Frame 1 (no input): blank canvas, image omitted
Frame 60 (the mouse pressed at the canvas centre just before this capture): blank canvas, image omitted
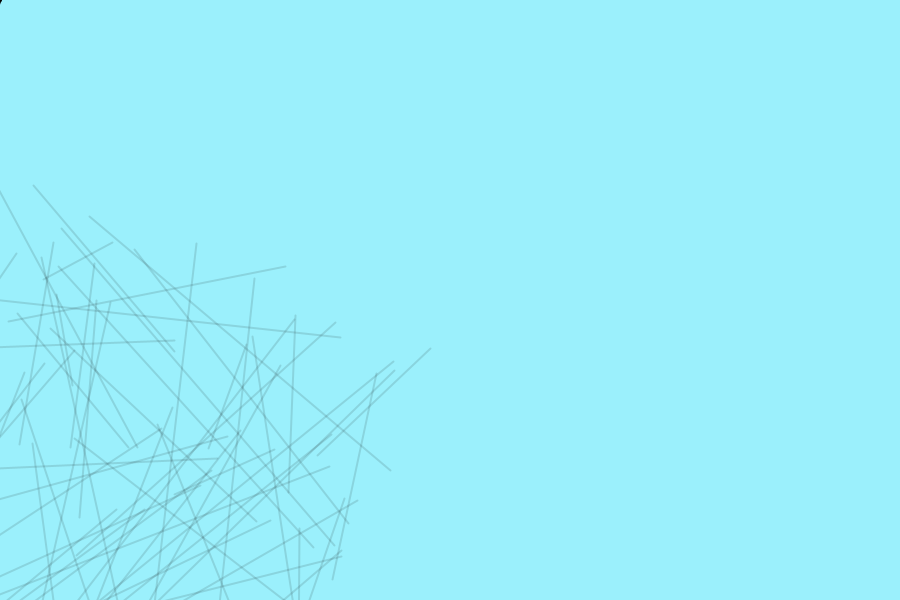
Frame 120 (the mouse held since frame 60 and released just before this capture)

The Processing sketch whose frames 1 and 60 were blank and that drew this single picture after the mouse press (run headless with seeded random() and noise(); from frame 60 on, the mouse is pressed at the canvas centre):

// Processing sketch: processing_10003
// ── processing_10003.pde

//Miguel vilachá 2010
float  angulo = 10;
int pedo=100 ;
void setup() 
{
  background(155,240,252);

  frameRate(30); 
  size(900,600);
  smooth(); 
  //noCursor();
}

void draw() {
  dibujarLinea();
}

void keyPressed() {
  switch(key) {
  case '+': 
    pedo++;
    break;
  case '-': 
    pedo--;
    break;

  case 'q': 
    println("endRecord");
    endRecord();
    break;
  case 's': 
    println("BEGIN RECORD");
    beginRecord(PDF, "Lines.pdf"); 
    break;
  }
}
void mouseDragged() {
  println("ddddm:"+pedo);
  dibujarPelotas();
}// void fill... todo un crack :) por que cojones lleva mallusculas noFill
void mouseMoved() {
  noFill();
  //el alpha me funciona como opacidad
  stroke(5,10);
  //referencia triangulos
  triangle(random(mouseY),random(height),map(mouseY,0,mouseX,width,50),map(300,200,mouseY,mouseY,50),random(width),random(height));
}
void dibujarLinea() {
  if (mouseX != 8) {

    pushMatrix();
    angulo =  angulo+ PI/12;
    stroke(0,30);
    strokeWeight(2);
    translate(mouseX,mouseY);
    rotate(360);
    // juguemos un poco con el ramdom
    line (random(mouseY),random(mouseX),random(width),random(height));
    popMatrix();
  }
}
//ahora son triangulos 
void dibujarPelotas() {
  noStroke();
  fill(devuelveColor());
  float tampon = map(mouseY,2,height,1,pedo);
  // triangulo culo
  triangle(mouseX,tampon, tampon,mouseY, tampon,tampon);
}
//por que no cambia el color
color devuelveColor() {
  float rojo = 55;
  float verde = random(100,255);
  float azul = 200;
  return color(rojo,verde,azul);
}
